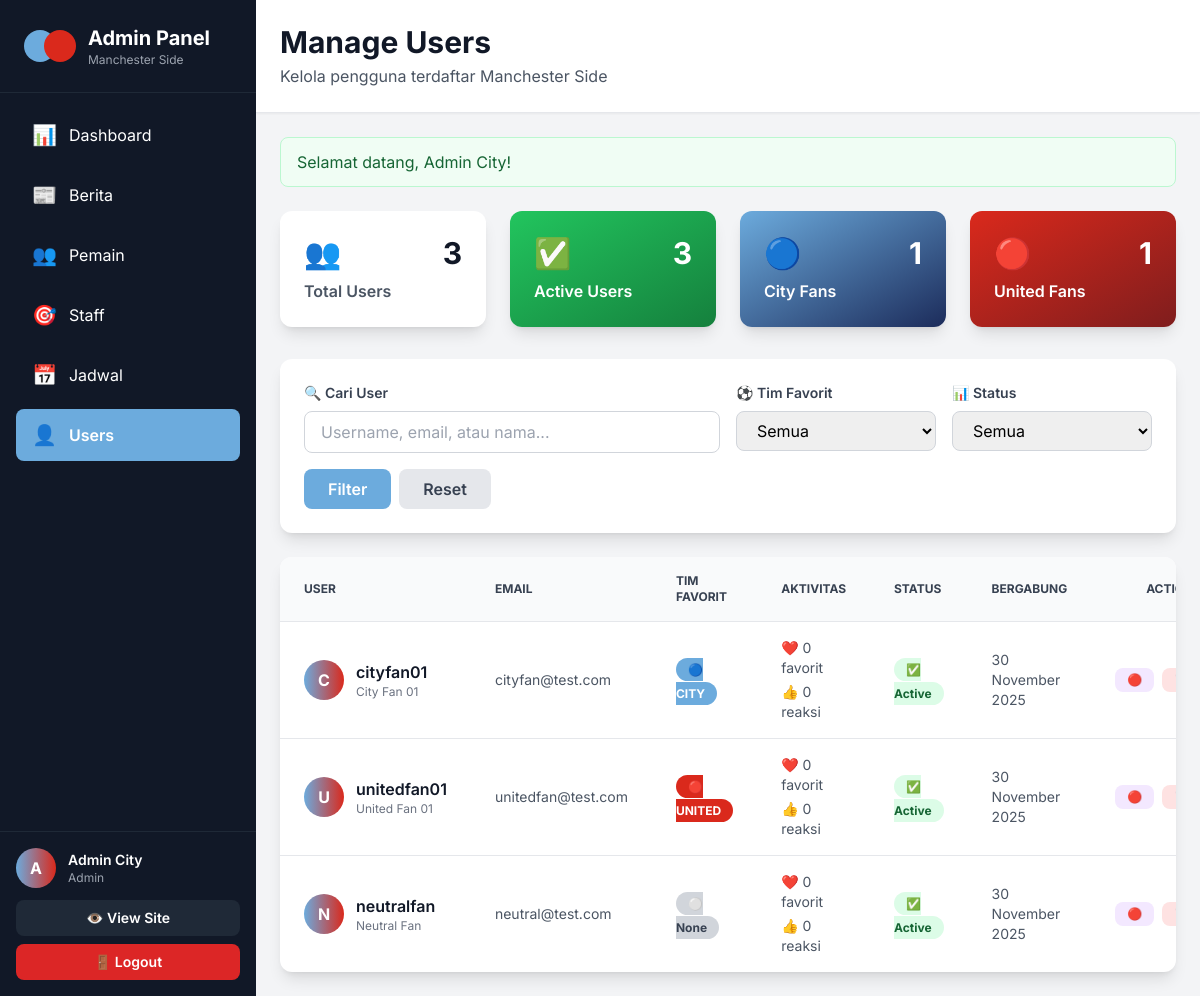
/admin/users/index.php (signed in), run on the app's committed database.
### tables this page shows
CREATE TABLE users (
    id INT PRIMARY KEY AUTO_INCREMENT,
    username VARCHAR(50) NOT NULL UNIQUE,
    email VARCHAR(100) NOT NULL UNIQUE,
    password VARCHAR(255) NOT NULL,
    full_name VARCHAR(100),
    bio TEXT,
    avatar VARCHAR(255),
    favorite_team ENUM('CITY', 'UNITED') DEFAULT NULL,
    is_active TINYINT(1) DEFAULT 1,
    created_at TIMESTAMP DEFAULT CURRENT_TIMESTAMP,
    updated_at TIMESTAMP DEFAULT CURRENT_TIMESTAMP ON UPDATE CURRENT_TIMESTAMP,
    INDEX idx_username (username),
    INDEX idx_email (email)
);

### admin/users/index.php (the view, shortened to what the rows shown need)
<?php
require_once '../../includes/config.php';
$db = getDB();
$admin = getCurrentAdmin();
$query = "SELECT * FROM users WHERE 1=1";
$query .= " ORDER BY created_at DESC";
$stmt = $db->prepare($query);
$stmt->execute();
$users_result = $stmt->get_result();
?>
<!DOCTYPE html>
<html lang="id">
<head>
    <script src="https://cdn.tailwindcss.com"></script>
</head>
<body class="bg-gray-100">
    <div class="flex h-screen">
        <aside class="w-64 bg-gray-900 text-white flex flex-col">
            <div class="p-6 border-b border-gray-800">
                <div class="flex items-center space-x-3">
                    <div>
                        <h1 class="text-xl font-bold">Admin Panel</h1>
                    </div>
                </div>
            </div>
            <div class="p-4 border-t border-gray-800">
                <div class="flex items-center space-x-3 mb-3">
                    <div class="w-10 h-10 bg-gradient-to-r from-city-blue to-united-red rounded-full flex items-center justify-center text-white font-bold">
                        <?php echo strtoupper(substr($admin['username'], 0, 1)); ?>
                    </div>
                    <div class="flex-1">
                        <p class="font-semibold text-sm"><?php echo $admin['full_name']; ?></p>
                        <p class="text-xs text-gray-400"><?php echo ucfirst($admin['role']); ?></p>
                    </div>
                </div>
            </div>
        </aside>
        <main class="flex-1 overflow-y-auto">
            <header class="bg-white shadow-sm border-b border-gray-200 p-6">
                <div class="flex items-center justify-between">
                    <div>
                        <h1 class="text-3xl font-bold text-gray-900">Manage Users</h1>
                    </div>
                </div>
            </header>
            <div class="p-6">
                <div class="bg-white rounded-xl shadow-lg overflow-hidden">
                    <table class="w-full">
                        <thead class="bg-gray-50 border-b border-gray-200">
                            <tr>
                                <th class="px-6 py-4 text-left text-xs font-bold text-gray-700 uppercase">User</th>
                                <th class="px-6 py-4 text-left text-xs font-bold text-gray-700 uppercase">Email</th>
                                <th class="px-6 py-4 text-left text-xs font-bold text-gray-700 uppercase">Tim Favorit</th>
                                <th class="px-6 py-4 text-left text-xs font-bold text-gray-700 uppercase">Aktivitas</th>
                                <th class="px-6 py-4 text-left text-xs font-bold text-gray-700 uppercase">Status</th>
                                <th class="px-6 py-4 text-left text-xs font-bold text-gray-700 uppercase">Bergabung</th>
                                <th class="px-6 py-4 text-right text-xs font-bold text-gray-700 uppercase">Actions</th>
                            </tr>
                        </thead>
                        <tbody class="divide-y divide-gray-200">
                            <?php if ($users_result->num_rows > 0): ?>
                                <?php while ($user = $users_result->fetch_assoc()): ?>
                                    <?php
                                    $favorites_count = $db->query("SELECT COUNT(*) as c FROM user_favorites WHERE user_id = {$user['id']}")->fetch_assoc()['c'];
                                    $reactions_count = $db->query("SELECT COUNT(*) as c FROM article_reactions WHERE user_id = {$user['id']}")->fetch_assoc()['c'];
                                    ?>
                                    <tr class="hover:bg-gray-50 transition">
                                        <td class="px-6 py-4">
                                            <div class="flex items-center space-x-3">
                                                <div class="w-10 h-10 bg-gradient-to-r from-city-blue to-united-red rounded-full flex items-center justify-center text-white font-bold">
                                                    <?php echo strtoupper(substr($user['username'], 0, 1)); ?>
                                                </div>
                                                <div>
                                                    <p class="font-semibold text-gray-900"><?php echo $user['username']; ?></p>
                                                    <?php if ($user['full_name']): ?>
                                                        <p class="text-xs text-gray-500"><?php echo $user['full_name']; ?></p>
                                                    <?php endif; ?>
                                                </div>
                                            </div>
                                        </td>
                                        <td class="px-6 py-4 text-sm text-gray-600">
                                            <?php echo $user['email']; ?>
                                        </td>
                                        <td class="px-6 py-4">
                                            <?php if ($user['favorite_team']): ?>
                                                <span class="px-3 py-1 bg-<?php echo $user['favorite_team'] === 'CITY' ? 'city-blue' : 'united-red'; ?> text-white rounded-full text-xs font-bold">
                                                    <?php echo $user['favorite_team'] === 'CITY' ? '🔵 CITY' : '🔴 UNITED'; ?>
                                                </span>
                                            <?php else: ?>
                                                <span class="px-3 py-1 bg-gray-300 text-gray-700 rounded-full text-xs font-bold">
                                                    ⚪ None
                                                </span>
                                            <?php endif; ?>
                                        </td>
                                        <td class="px-6 py-4 text-sm text-gray-600">
                                            <div class="space-y-1">
                                                <p>❤️ <?php echo $favorites_count; ?> favorit</p>
                                                <p>👍 <?php echo $reactions_count; ?> reaksi</p>
                                            </div>
                                        </td>
                                        <td class="px-6 py-4">
                                            <?php if ($user['is_active']): ?>
                                                <span class="px-3 py-1 bg-green-100 text-green-800 rounded-full text-xs font-bold">
                                                    ✅ Active
                                                </span>
                                            <?php else: ?>
                                                <span class="px-3 py-1 bg-red-100 text-red-800 rounded-full text-xs font-bold">
                                                    ❌ Inactive
                                                </span>
                                            <?php endif; ?>
                                        </td>
                                        <td class="px-6 py-4 text-sm text-gray-600">
                                            <?php echo formatDateIndo($user['created_at']); ?>
                                        </td>
                                        <td class="px-6 py-4 text-right">
                                            <div class="flex items-center justify-end space-x-2">
                                                <a href="?toggle_active=<?php echo $user['id']; ?>" onclick="return confirm('Ubah status user?')" class="px-3 py-1 bg-purple-100 text-purple-800 rounded-lg text-xs font-semibold hover:bg-purple-200 transition" title="Toggle Status">
                                                    <?php echo $user['is_active'] ? '🔴' : '✅'; ?>
                                                </a>
                                                <a href="?delete=<?php echo $user['id']; ?>" onclick="return confirm('Yakin ingin menghapus user ini?\n\nUser dengan aktivitas tidak bisa dihapus.')" class="px-3 py-1 bg-red-100 text-red-800 rounded-lg text-xs font-semibold hover:bg-red-200 transition" title="Delete">
                                                </a>
                                            </div>
                                        </td>
                                    </tr>
                                <?php endwhile; ?>
                            <?php endif; ?>
                        </tbody>
                    </table>
                </div>
            </div>
        </main>
    </div>
</body>
</html>

### data on the page
users: username "C", username "cityfan01", full_name "City Fan 01", email "cityfan@test.com", favorite_team "🔵 CITY", favorites_count "0", reactions_count "0", is_active "✅ Active", created_at "30 November 2025"
users: username "U", username "unitedfan01", full_name "United Fan 01", email "unitedfan@test.com", favorite_team "🔴 UNITED", favorites_count "0", reactions_count "0", is_active "✅ Active", created_at "30 November 2025"
users: username "N", username "neutralfan", full_name "Neutral Fan", email "neutral@test.com", shows "⚪ None", favorites_count "0", reactions_count "0", is_active "✅ Active", created_at "30 November 2025"

### other printed values
substr($admin['username'], 0, 1) "A"
$admin['full_name'] "Admin City"
$admin['role'] "Admin"
$flash['message'] "Selamat datang, Admin City!"
$stats['total_users'] "3"
$stats['active_users'] "3"
$stats['city_fans'] "1"
$stats['united_fans'] "1"
